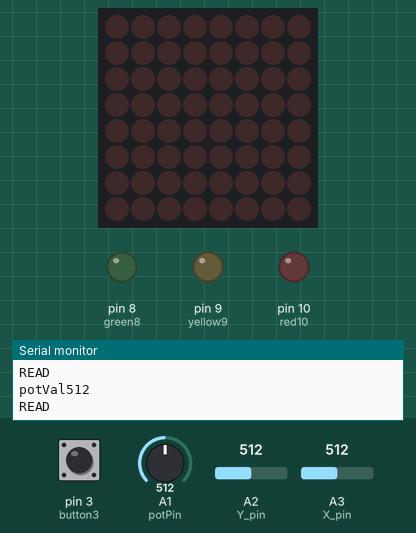
Simulated run of this sketch. Board: Arduino Uno, built with avr-gcc and run on an emulated ATmega328P. Shown: 8×8 LED matrix, output pins drawn as LEDs (lit = HIGH), the last lines printed to the serial monitor. The inputs (shaded band) are chosen by the test bench; at power-on: pin 3 (button3) LOW, A3 (X_pin) = 512, A2 (Y_pin) = 512, A1 (potPin) = 512. Random numbers use the default seed unless the sketch sets one.

Above: at 1.2 s.
1.3 s: pin 3 (button3) pulled HIGH for 1 s
At 2.8 s:
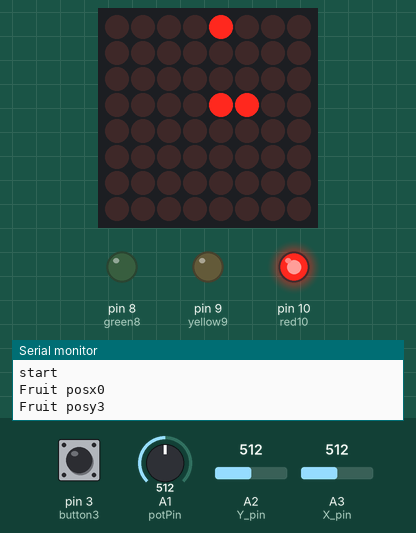
At 5.4 s:
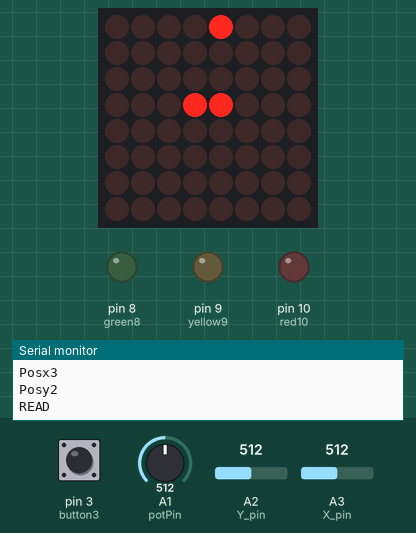
6.4 s: A3 (X_pin) set to 641
At 10.2 s:
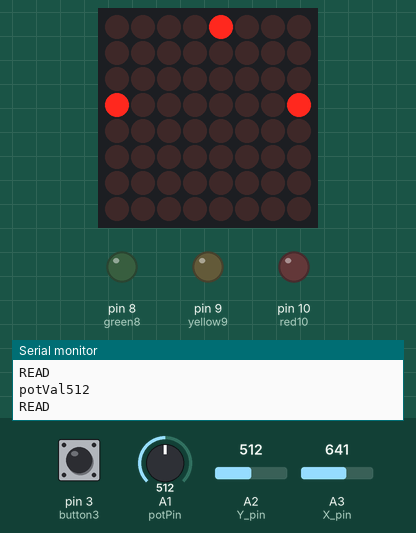
10.5 s: A3 (X_pin) set to 666
12.0 s: pin 3 (button3) pulled HIGH for 0.6 s
At 12.6 s:
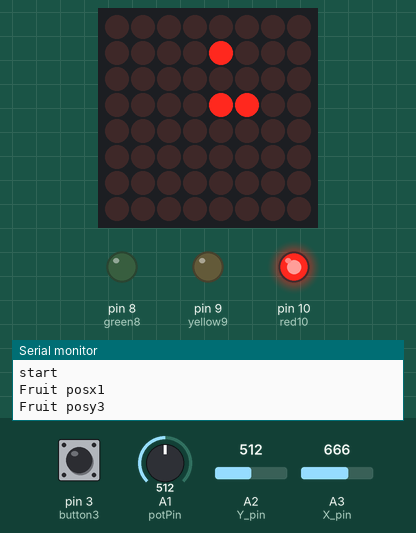
16.7 s: A2 (Y_pin) set to 424
20.5 s: A2 (Y_pin) set to 396
Timing chart, 0 to 23.0 s (numbered marks = the images above; inputs shaded):
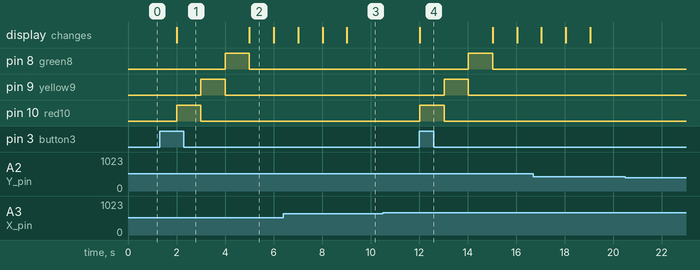

Measured:
- after the input at 1.3 s, pin 8 (green8): LOW → HIGH after 2.7 s, → LOW 1.0 s later; pin 9 (yellow9): LOW → HIGH after 1.7 s, → LOW 1.0 s later; pin 10 (red10): LOW → HIGH after 0.70 s, → LOW 1.0 s later; the display: changes after 0.70 s (image 1)
- after the input at 12.0 s, pin 8 (green8): LOW → HIGH after 2.0 s, → LOW 1.0 s later; pin 9 (yellow9): LOW → HIGH after 1.0 s, → LOW 1.0 s later; pin 10 (red10): LOW → HIGH at once, → LOW 1.0 s later; the display: changes at once (image 4)
- what the display in image 2 shows lasts 1.0 s, from 5.0 s to 6.0 s

The sketch:

FinalProject.ino
```cpp
#include <Wire.h>
#include "Adafruit_LEDBackpack.h"
#include "Adafruit_GFX.h"
#ifndef _BV
#define _BV(bit) (1<<(bit))
#endif

Adafruit_LEDBackpack matrix = Adafruit_LEDBackpack();
int start = 0;
int orientation=3;
int size=2;
class Snake {       // The class
  public:             // Access specifier
    int posx;        // Attribute (int variable)
    int posy;  // Attribute (string variable)
    int oldposx;
    int oldposy;
};
class Fruit {       // The class
  public:             // Access specifier
    int posx;        // Attribute (int variable)
    int posy;  // Attribute (string variable)
};
Fruit fruit;
Snake snakearr[64];
Snake emptyarr[1];
// LEDs - color/purpose/pin number
int const green8 = 8;    // led3  LED3   blueLED3
int const yellow9=9;    // led4 LED4 greenLED4
int const red10=10;     // led5 LED5 greenLED5
// Buttons - type/purpose/pin number
int const button3 = 3;
const int SW_pin = 4; // digital pin connected to switch output
const int X_pin = A3; // analog pin connected to X output
const int Y_pin = A2; // analog pin connected to Y output
const int potPin = A1;
int switchState=0;
int lock=1;
void setup() {
  // declare the LED pins as outputs
  pinMode( green8 , OUTPUT );
  pinMode( yellow9 , OUTPUT );
  pinMode( red10 , OUTPUT );
  pinMode(SW_pin, INPUT);
  digitalWrite(SW_pin, HIGH);
  // declare the switch pin as an input
  pinMode( button3 , INPUT );
  matrix.begin(0x70);  // pass in the address
  matrix.clear();
  randomSeed(analogRead(0));
  Serial.begin(9600);   // Needed to do print statements
}

int difficulty(){
  int potVal=analogRead(potPin);
  Serial.println("READ");
  int diff=1;
  if (potVal<333){
    diff=1;
  }
  if((potVal>333)&&(potVal<667)){
    diff=2;
  }
  if(potVal>667){
    diff=3;
  }
  return diff;
}

//Runs the code that turns the lights on constantly and the code that checks if the button is pressed
void loop() {
  int potVal=analogRead(potPin);
  Serial.println("potVal" + (String)potVal);
  //runs all the methods
  // printDebug();
  // controlLEDs(0);
  int switchState = digitalRead( button3 ) ;
  if (switchState==1){
    lock=0;
  }
  if (lock==0){
    if (start==0){
      Serial.println("start");
      Snake a;
      a.posx=3;
      a.posy=3;
      snakearr[0]=a;
      Snake b;
      b.posx=3;
      b.posy=4;
      snakearr[1]=b;
      spawnFruit();
      start=1;
      size=2;
      paint();
      digitalWrite( red10, HIGH );
      delay(1000);
      digitalWrite( red10, LOW );
      digitalWrite( yellow9, HIGH );
      delay(1000);
      digitalWrite( yellow9, LOW );
      digitalWrite(  green8, HIGH );
      delay(1000);
      digitalWrite(  green8, LOW );
    }
    joystick();
    Serial.println("Orientation "+ (String)orientation);
    move();
  }
  int diff=difficulty();
  if (diff==1){
  delay(2000);
  }
  else if (diff==2){
  delay(1000);
  }
  else if (diff==3){
  delay(500);
  }
}

int joystick(){
  if ((analogRead(Y_pin)>650) && (abs(analogRead(Y_pin)-540)>abs(analogRead(X_pin)-540)) && (orientation!=1)){
    orientation=3; //down
  }
  else if ((analogRead(X_pin)>650) && ((abs(analogRead(Y_pin)-540))<abs(analogRead(X_pin)-540)) && (orientation!=4)){
    orientation=2; //right
  }
  else if ((analogRead(Y_pin)<450) && (abs(analogRead(Y_pin)-540)>abs(analogRead(X_pin)-540))&& (orientation!=3)){
    orientation=1; //up
  }
  else if ((analogRead(X_pin)<450) && ((abs(analogRead(Y_pin)-540))<abs(analogRead(X_pin)-540))&& (orientation!=2)){
    orientation=4; //left
  }
  return orientation;
}
void paint(){
//paint updates the matrix
//clears the matrix
  matrix.clear();
//for loop for code that uses recursion to save pixels in same row and traverses all snake objects
  for (uint8_t i=0; i<size; i++){
  matrix.displaybuffer[snakearr[i].posx] = matrix.displaybuffer[snakearr[i].posx]|_BV(snakearr[i].posy);
  }
  //same idea with fruit object
  matrix.displaybuffer[fruit.posx] =matrix.displaybuffer[fruit.posx]| _BV(fruit.posy);
  //displays the code
  matrix.writeDisplay();
}
void endGame(){
  orientation=3;
  Serial.println("DEAD");
  matrix.clear();
  matrix.writeDisplay();
  lock=1;
  start=0;
}
void checkCollide(){
  for (int i=1; i<size; i++){
  if (snakearr[0].posx==snakearr[i].posx && snakearr[0].posy==snakearr[i].posy){
    Serial.println("COLLIDE");
    endGame();
  }
}
}
void spawnFruit()
{
  fruit.posx=(int)random(7);
  fruit.posy=(int)random(7);
  for (int i=0; i<size; i++){
  if (snakearr[i].posx==fruit.posx && snakearr[i].posy==fruit.posy){
  spawnFruit();
  }
  }
  Serial.println("Fruit posx" + (String)fruit.posx);
  Serial.println("Fruit posy" + (String)fruit.posy);
}
void checkFruit(){
  if (snakearr[0].posx==fruit.posx && snakearr[0].posy==fruit.posy){
    Snake c;
    c.posx=snakearr[size-1].oldposx;
    c.posy=snakearr[size-1].oldposy;
    snakearr[size]=c;
    size=size+1;
    Serial.println("Size "+(String)size);
    spawnFruit();
  }
}
void move(){
  for (int i=0; i<size; i++){
    //Serial.println("i "+(String)i);
    if(i==0){
    snakearr[0].oldposx=snakearr[0].posx;
    snakearr[0].oldposy=snakearr[0].posy;
    if (orientation==2){
    snakearr[0].posx=snakearr[0].posx+1;
    if (snakearr[0].posx==8){
      endGame();
    }
    }
    if (orientation==4){
    snakearr[0].posx=snakearr[0].posx-1;
    if (snakearr[0].posx==-1){
      endGame();
    }
    }
    if (orientation==1){
    snakearr[0].posy=snakearr[0].posy+1;
    if (snakearr[0].posy==7){
    Serial.println("WHYYYY");
    endGame();
    }
    if (snakearr[0].posy==8){
    snakearr[0].posy=0;
    }
    }
    if (orientation==3){
    snakearr[0].posy=snakearr[0].posy-1;
    if ((snakearr[0].posy)==6){
    endGame();
    }
    if ((snakearr[0].posy)==-1){
    snakearr[0].posy=7;
    }
    }
    checkCollide();
    checkFruit();
    }
    else {
    snakearr[i].oldposx=snakearr[i].posx;
    snakearr[i].oldposy=snakearr[i].posy;
    snakearr[i].posx=snakearr[i-1].oldposx;
    snakearr[i].posy=snakearr[i-1].oldposy;
    }
  }
  Serial.println("Posx"+ (String)snakearr[0].posx);
  Serial.println("Posy"+ (String)snakearr[0].posy);
  paint();
}
/*
* This function manages all the debug statements
*/
void printDebug()
{
  // read the value of the switch
  // digitalRead() checks to see if there is voltage on the pin or not
  //prints out all the debugs for the button, the joystick, and the potentiometer
  switchState = digitalRead( button3 ) ;
  Serial.print("Button: ");
  Serial.print(switchState);
  Serial.print("\n");
  Serial.print("Switch:  ");
  Serial.print(digitalRead(SW_pin));
  Serial.print("\n");
  Serial.print("X-axis: ");
  Serial.print(analogRead(X_pin));
  Serial.print("\n");
  Serial.print("Y-axis: ");
  Serial.println(analogRead(Y_pin));
  int potVal=analogRead(potPin);
  Serial.println("potVal = " + (String)potVal);
}
```
